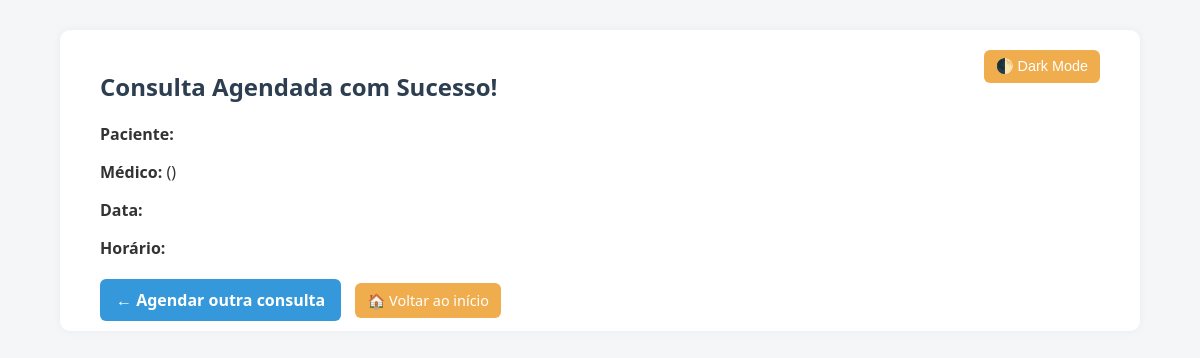
The page /comprovante/40 (signed in) on the database as committed earlier.
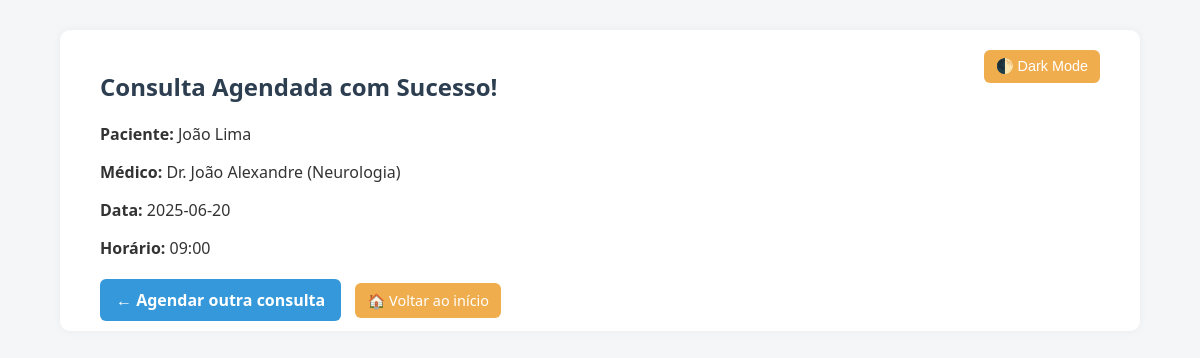
The same page on the database as committed later.
### tables this page shows
CREATE TABLE usuario (
    id INTEGER PRIMARY KEY AUTOINCREMENT,
    nome TEXT NOT NULL,
    email TEXT NOT NULL UNIQUE,
    senha_hash TEXT NOT NULL
);

CREATE TABLE "medico" (
	"id"	INTEGER,
	"nome"	TEXT NOT NULL,
	"especialidade"	TEXT NOT NULL,
	PRIMARY KEY("id" AUTOINCREMENT)
);

CREATE TABLE agenda (
    id INTEGER PRIMARY KEY AUTOINCREMENT,
    medico_id INTEGER NOT NULL,
    data TEXT NOT NULL,
    horario TEXT NOT NULL,
    vagas_totais INTEGER NOT NULL,
    vagas_ocupadas INTEGER DEFAULT 0,
    FOREIGN KEY (medico_id) REFERENCES medico(id)
);

### app.py (the view)
@app.route('/comprovante/<int:consulta_id>')
def comprovante(consulta_id):
    if 'atendente_id' not in session:
        return redirect(url_for('login'))
    conn = get_db_connection()
    cursor = conn.cursor()
    cursor.execute('''
        SELECT c.id, u.nome AS paciente, m.nome AS medico, m.especialidade,
               a.data, a.horario
        FROM consulta c
        JOIN usuario u ON c.usuario_id = u.id
        JOIN agenda a ON c.agenda_id = a.id
        JOIN medico m ON a.medico_id = m.id
        WHERE c.id = ?
    ''', (consulta_id,))
    consulta = cursor.fetchone()
    conn.close()
    return render_template('comprovante.html', consulta=consulta)

### app.py (called while the page is built)
def get_db_connection():
    conn = sqlite3.connect('clinica.db')
    conn.row_factory = sqlite3.Row
    return conn

### templates/comprovante.html (shortened to what this page needs)
<!DOCTYPE html>
<html lang="pt-BR">
<head>
    <link rel="stylesheet" href="{{ url_for('static', filename='style.css') }}">
</head>
<body>
    <div class="container">
         <button id="modo-toggle" class="btn-secondary" style="float: right;">🌓 Dark Mode</button>
        <h2 style="color: #2c3e50;">Consulta Agendada com Sucesso!</h2>
        <p><strong>Paciente:</strong> {{ consulta['paciente'] }}</p>
        <p><strong>Médico:</strong> {{ consulta['medico'] }} ({{ consulta['especialidade'] }})</p>
        <p><strong>Data:</strong> {{ consulta['data'] }}</p>
        <p><strong>Horário:</strong> {{ consulta['horario'] }}</p>
        <div style="margin-top: 30px;">
            <a href="{{ url_for('agendar') }}" class="btn-primary" style="margin-right: 10px;">← Agendar outra consulta</a>
            <a href="{{ url_for('home') }}" class="btn-secondary">🏠 Voltar ao início</a>
        </div>
    </div>
</body>
</html>

### static/style.css (style rules this page uses)
body { font-family: 'Segoe UI', Tahoma, Geneva, Verdana, sans-serif; background-color: #f4f6f8; margin: 0; padding: 0; color: #333; }
h2 { color: #2c3e50; }
a { color: #5a5af0; text-decoration: none; }
.container { width: 100%; max-width: 1000px; margin: 30px auto; padding: 20px 40px; background-color: #fff; border-radius: 10px; box-shadow: 0 0 10px rgba(0, 0, 0, 0.05); }
button, .btn-primary, .btn-success, .btn-danger, .btn-link, .btn-secondary { border: none; border-radius: 6px; cursor: pointer; font-size: 1rem; padding: 10px 16px; text-decoration: none; color: white; transition: background-color 0.3s ease; }
.btn-primary { background-color: #3498db; font-weight: bold; }
.btn-secondary { background-color: #f0ad4e; padding: 8px 12px; font-size: 0.9rem; color: white; }

Rows that differ between the two databases and show on the page:
now on this page (row unchanged): usuario: paciente "João Lima"
now on this page (row unchanged): medico: medico "Dr. João Alexandre", especialidade "Neurologia"
now on this page (row edited): agenda: data "2025-06-20", horario "09:00"
